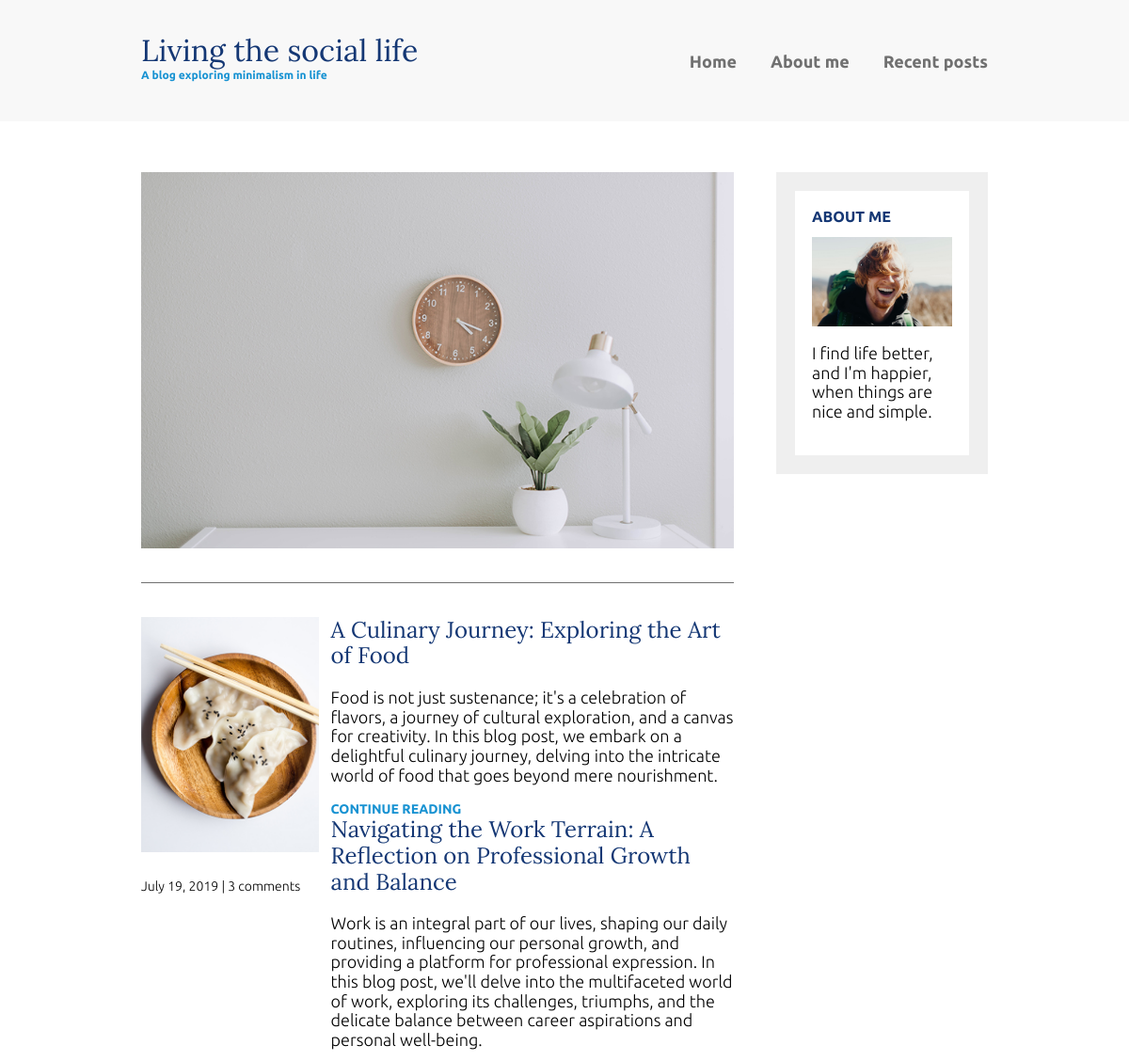
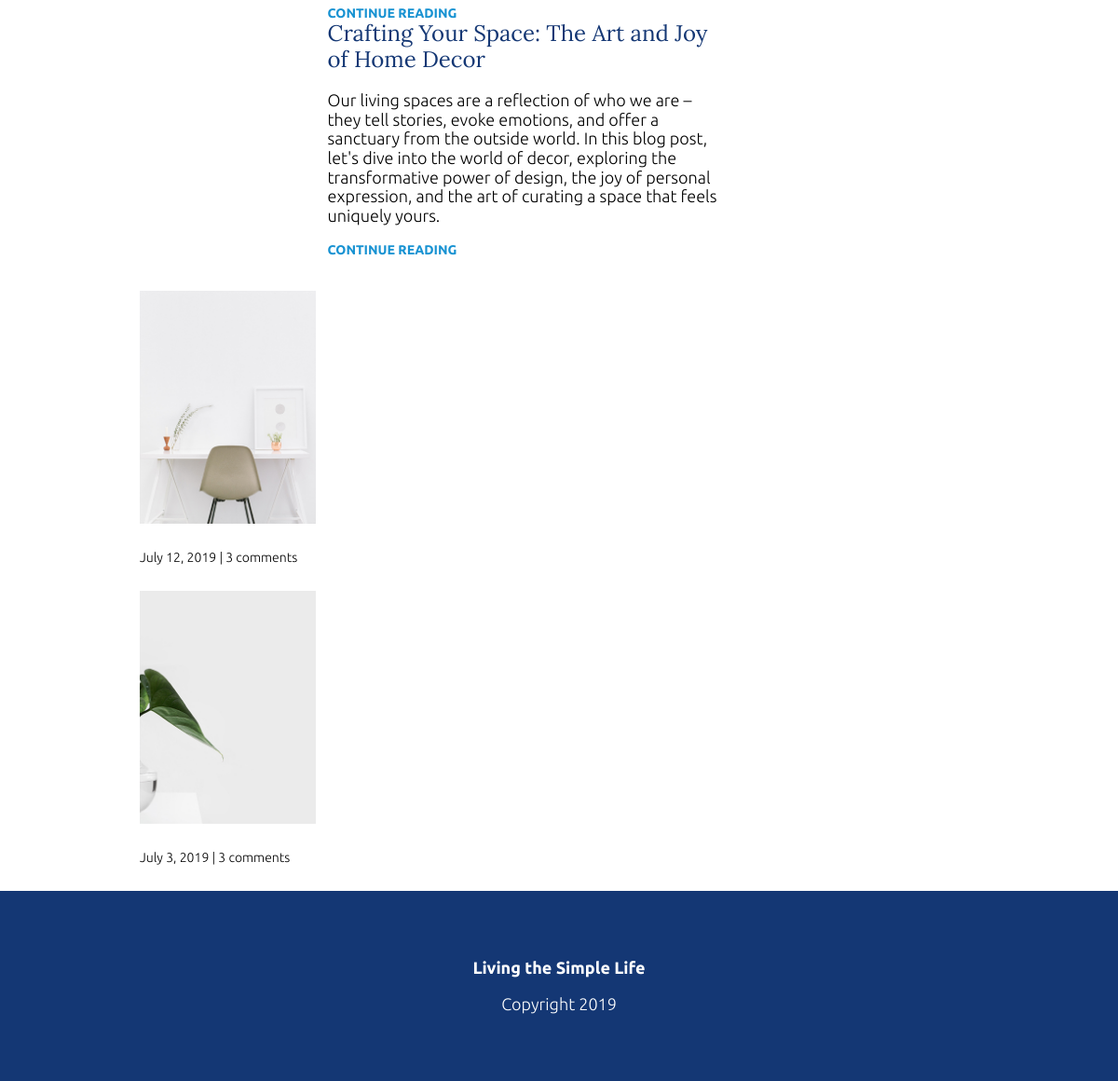
The page / on the database its author committed (2 pictures, top to bottom).
### home/models.py (models this page shows)
class Blog(models.Model):
    title=models.CharField(max_length=100)
    content=models.TextField()

### home/views.py (the view)
# urls.py: path('',views.index),
def index(request):
    data={'blog':Blog.objects.all()}
    return render(request,'index.html',data)

### templates/index.html (shortened to what this page needs)
 {% extends "MyBase.html" %}
{%block content%}
{% load static %}
<div class="container container-flex">
    <main role="main">
        <article class="article-featured">
            <img src="static/images/life.jpg" alt="simple white desk on a white wall with a plant on the far right side" class="article-image">
        </article>
        <article class="article-recent">
            <div class="article-recent-main">
                {% for i in blog %}
                <h2 class="article-title">{{i.title}}</h2>
                <p class="article-body">{{i.content}}</p>
                <a href="#" class="article-read-more">CONTINUE READING</a>
                {% endfor %}
            </div>
            <div class="article-recent-secondary">
                <img src="static/images/food.jpg" alt="two dumplings on a wood plate with chopsticks" class="article-image">
                <p class="article-info">July 19, 2019 | 3 comments</p>
            </div>
        </article>
            <div class="article-recent-secondary">
                <img src="static/images/work.jpg" alt="a chair white chair at a white desk on a white wall" class="article-image">
                <p class="article-info">July 12, 2019 | 3 comments</p>
            </div>
            <div class="article-recent-secondary">
                <img src="static/images/deco.jpg" alt="a green plant in a clear, round vase with water in it" class="article-image">
                <p class="article-info">July 3, 2019 | 3 comments</p>
            </div>
    </main>
    <aside class="sidebar">
        <div class="sidebar-widget">
            <h2 class="widget-title">ABOUT ME</h2>
            <img src="static/images/about-me.jpg" alt="john doe" class="widget-image">
            <p class="widget-body">I find life better, and I'm happier, when things are nice and simple.</p>
        </div>
    </aside>
</div>
{%endblock%}

### templates/MyBase.html (shortened to what this page needs)
{% load static %}
<html>
    <head><link rel="stylesheet" href="https://cdnjs.cloudflare.com/ajax/libs/normalize/8.0.1/normalize.css">
        <link rel="stylesheet" href="static/css/style.css">
    </head>
    <body>
        <header>
            <div class="container container-flex">
                <div class="site-title">
                    <h1>Living the social life</h1>
                    <p class="subtitle">A blog exploring minimalism in life</p>
                </div>
                <nav>
                    <ul>
                        <li><a href="">Home</a></li>
                        <li><a href="about-me.html">About me</a></li>
                        <li><a href="recent-posts.html">Recent posts</a></li>
                    </ul>
                </nav>
            </div>
        </header>
        {%block content%}
        {% endblock %}
        <footer>
            <p><strong>Living the Simple Life</strong></p>
            <p>Copyright 2019</p>
        </footer>
    </body>
</html>

### static/css/style.css (style rules this page uses)
body { margin: 0; font-family: 'Ubuntu', sans-serif; font-size: 1.125rem; font-weight: 300; }
img { max-width: 100%; display: block; }
h1, h2, h3 { font-family: 'Lora', serif; font-weight: 400; color: #143774; margin-top: 0; }
h1 { font-size: 2rem; margin: 0; }
a { color: #1792d2; }
strong { font-weight: 700; }
.subtitle { font-weight: 700; color: #1792d2; font-size: .75rem; margin: 0; }
.article-title { font-size: 1.5rem; }
.article-read-more, .article-info { font-size: .875rem; }
.article-read-more { color: #1792d2; text-decoration: none; font-weight: 700; }
.article-info { margin: 2em 0; }
.widget-title, .widget-recent-post-title { font-size: 1rem; }
.widget-title { font-family: 'Ubuntu', sans-serif; font-weight: 700; }
.container { width: 90%; max-width: 900px; margin: 0 auto; }
.container-flex { display: flex; flex-direction: column; justify-content: space-between; }
header { background: #f8f8f8; padding: 2em 0; text-align: center; margin-bottom: 3em; }
footer { background:#143774; color: white; text-align: center; padding: 3em 0; }
@media (min-width: 675px) { header { text-align: left; } }
@media (min-width: 675px) { .container-flex { flex-direction: row; } }
@media (min-width: 675px) { main { width: 70%; } }
@media (min-width: 675px) { aside { width: 25%; min-width: 200px; margin-left: 1em; } }
nav ul { list-style: none; padding: 0; display: flex; justify-content: center; }
nav li { margin-left: 2em; }
nav a { text-decoration: none; color: #707070; font-weight: 700; padding: .25em 0; }
.article-featured { border-bottom: #707070 1px solid; padding-bottom: 2em; margin-bottom: 2em; }
.article-recent { display: flex; flex-direction: column; margin-bottom: 2em; }
.article-recent-main { order: 2; }
.article-recent-secondary { order: 1; }
@media (min-width: 675px) { .article-recent { flex-direction: row; justify-content: space-between; } }
@media (min-width: 675px) { .article-recent-main { width: 68%; } }
@media (min-width: 675px) { .article-recent-secondary { width: 30%; } }
@media (min-width: 675px) { .article-featured { display: flex; flex-direction: column; } }
@media (min-width: 675px) { .article-image { order: -2; min-height: 250px; object-fit: cover; } }
@media (min-width: 675px) { .article-info { order: -1; } }
.sidebar-widget { border: 20px solid #efefef; margin-bottom: 2em; padding: 1em; }
.widget-image { order: -1; }

### rows shown on the page
Blog: title "A Culinary Journey: Exploring the Art of Food", content "Food is not just sustenance; it's a celebration of flavors, a journey of cultural exploration, and a canvas for creativity. In this blog post, we embark on a delightful culinary journey, delving into the intricate world of food that goes beyond mere nourishment."
Blog: title "Navigating the Work Terrain: A Reflection on Professional Growth and Balance", content "Work is an integral part of our lives, shaping our daily routines, influencing our personal growth, and providing a platform for professional expression. In this blog post, we'll delve into the multifaceted world of work, exploring its challenges, triumphs, and the delicate balance between career aspirations and personal well-being."
Blog: title "Crafting Your Space: The Art and Joy of Home Decor", content "Our living spaces are a reflection of who we are – they tell stories, evoke emotions, and offer a sanctuary from the outside world. In this blog post, let's dive into the world of decor, exploring the transformative power of design, the joy of personal expression, and the art of curating a space that feels uniquely yours."
